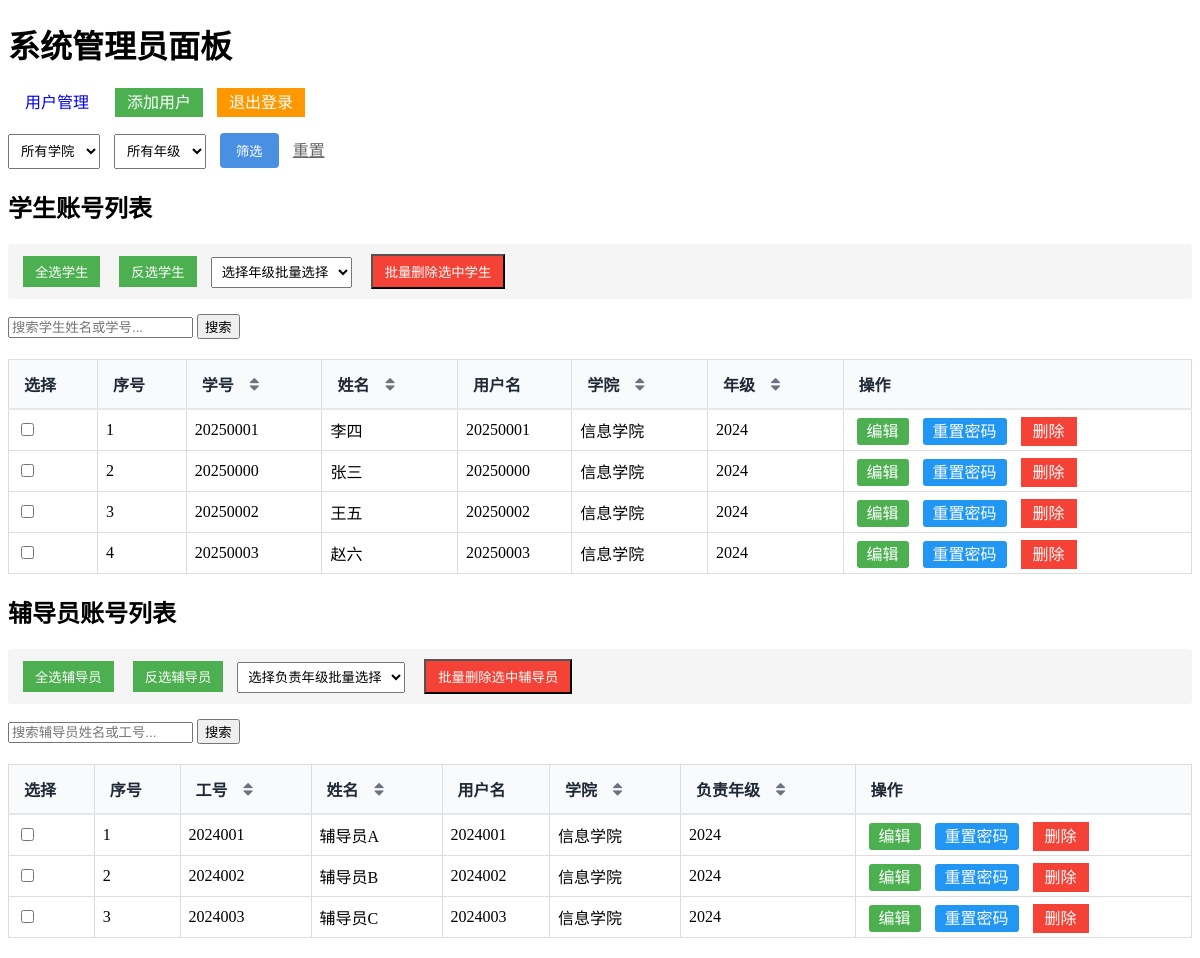
Before: /admins/ (signed in) with the older database file.
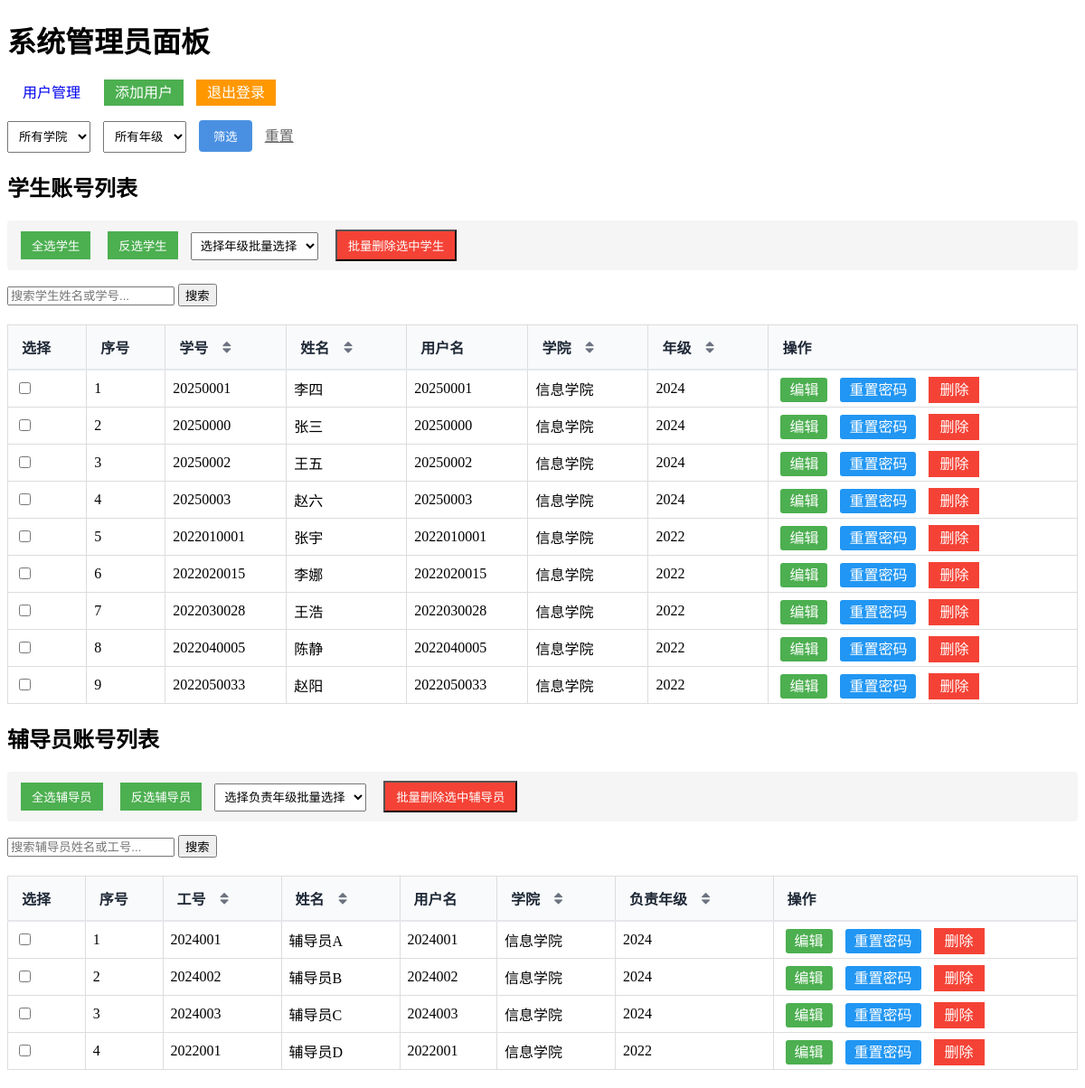
After: the same page with the newer database file.
### apps/students/models.py (models this page shows, shortened)
class StudentProfile(models.Model):
    user = models.OneToOneField(
        User,
        on_delete=models.CASCADE,
        null=True,
        related_name='profile'  # 反向关联名称
    )
    COLLEGE_CHOICES = [
        ('info', '信息学院'),
        ('other', '其他'),
    ]
    full_name = models.CharField("姓名", max_length=100, blank=True)
    student_id = models.CharField("学号", max_length=20, unique=True,
                                  validators=[RegexValidator(regex=r'^\d{8,20}$', message='学号必须是8-20位数字')])
    grade = models.CharField("年级", max_length=20, blank=True)
    college = models.CharField(
        "学院",
        max_length=100,
        blank=True,
        choices=COLLEGE_CHOICES,
        default='other'  # 默认值设为其他
    )
    department = models.CharField("系别", max_length=100, blank=True)
    major = models.CharField("专业", max_length=100, blank=True)
    enrollment_year = models.PositiveIntegerField("入学年份", null=True, blank=True, help_text="例如：2023")
    GENDER_CHOICES = [
        ('M', '男'),
        ('F', '女'),
        ('O', '其他'),
    ]
    gender = models.CharField("性别", max_length=1, choices=GENDER_CHOICES, blank=True)
    ethnicity = models.CharField("民族", max_length=50, blank=True)
    political_status = models.CharField("政治面貌", max_length=50, blank=True)
    id_card = models.CharField("身份证号", max_length=18, blank=True,
                               validators=[RegexValidator(regex=r'^\d{17}[\dXx]$', message='请输入有效的身份证号')])
    phone = models.CharField("手机号", max_length=11, blank=True, help_text="请输入11位手机号码")
    email = models.EmailField("邮箱", blank=True, help_text="请输入有效的邮箱地址")
    academic_comprehensive_score = models.DecimalField(
        "学业综合成绩",  # 辅导员可设置
        max_digits=5,
        decimal_places=1,
        null=True,
        blank=True
    )
    academic_expertise_score = models.DecimalField(
        "学术专长成绩",  # 来自学术类材料加分
        max_digits=5,
        decimal_places=1,
        default=0
    )
    comprehensive_performance_score = models.DecimalField(
        "综合表现成绩",  # 来自综合类材料加分
        max_digits=5,
        decimal_places=1,
        default=0
    )
    total_score = models.DecimalField(
        "总成绩",
        max_digits=5,
        decimal_places=1,
        null=True,
        blank=True
    )
    academic_comprehensive_ratio = models.DecimalField(
        "学业综合成绩权重",
        max_digits=3,
        decimal_places=2,
        default=0.6  # 60%
    )
    academic_expertise_ratio = models.DecimalField(
        "学术专长成绩权重",
        max_digits=3,
        decimal_places=2,
        default=0.2  # 20%
    )
    comprehensive_performance_ratio = models.DecimalField(
        "综合表现成绩权重",
        max_digits=3,
        decimal_places=2,
        default=0.2  # 20%
    )

### apps/counselors/models.py (models this page shows, shortened)
class CounselorProfile(models.Model):
    user = models.OneToOneField(
        User,
        on_delete=models.CASCADE,
        related_name='counselor_profile'
    )
    COLLEGE_CHOICES = [
        ('info', '信息学院'),
        ('other', '其他'),
    ]
    full_name = models.CharField("姓名", max_length=100)
    employee_id = models.CharField("工号", max_length=20, unique=True)
    college = models.CharField(
        "所属学院",
        max_length=100,
        blank=True,
        default="other",
        choices=COLLEGE_CHOICES,
    )
    grade = models.CharField("负责年级", max_length=20, blank=True, default="无")

### apps/admins/views.py (the view)
# urls.py: path('', views.admin_dashboard, name='admin_dashboard'),
@user_passes_test(is_superadmin, login_url='admin_login')
def admin_dashboard(request):
    filter_college = request.GET.get('college', '')
    filter_grade = request.GET.get('grade', '')
    student_search = request.GET.get('student_search', '').strip()
    counselor_search = request.GET.get('counselor_search', '').strip()
    sort_by = request.GET.get('sort', '')
    sort_dir = request.GET.get('dir', 'asc')
    students_query = StudentProfile.objects.select_related('user').all()
    if filter_college:
        students_query = students_query.filter(college=filter_college)
    if filter_grade:
        students_query = students_query.filter(grade=filter_grade)
    if student_search:
        students_query = students_query.filter(
            models.Q(full_name__icontains=student_search) |
            models.Q(student_id__icontains=student_search)
        )
    valid_student_sorts = ['student_id', 'full_name', 'college', 'grade']
    if sort_by in valid_student_sorts:
        if sort_dir == 'desc':
            students_query = students_query.order_by(f'-{sort_by}')
        else:
            students_query = students_query.order_by(sort_by)
    students = students_query
    counselors_query = CounselorProfile.objects.select_related('user').all()
    if filter_college:
        counselors_query = counselors_query.filter(college=filter_college)
    if filter_grade:
        counselors_query = counselors_query.filter(grade=filter_grade)
    if counselor_search:
        counselors_query = counselors_query.filter(
            models.Q(full_name__icontains=counselor_search) |
            models.Q(employee_id__icontains=counselor_search)
        )
    valid_counselor_sorts = ['employee_id', 'full_name', 'college', 'grade']
    if sort_by in valid_counselor_sorts:
        if sort_dir == 'desc':
            counselors_query = counselors_query.order_by(f'-{sort_by}')
        else:
            counselors_query = counselors_query.order_by(sort_by)
    counselors = counselors_query
    college_choices = UserEditForm().fields['college'].choices
    student_grades = set(StudentProfile.objects.values_list('grade', flat=True))
    counselor_grades = set(CounselorProfile.objects.values_list('grade', flat=True))
    all_grades = student_grades.union(counselor_grades)
    grade_choices = sorted([grade for grade in all_grades if grade])
    return render(request, 'admins/dashboard.html', {
        'students': students,
        'counselors': counselors,
        'college_choices': college_choices,
        'grade_choices': grade_choices,
        'current_college': filter_college,
        'current_grade': filter_grade,
        'student_search': student_search,
        'counselor_search': counselor_search,
        'current_sort': sort_by,  # 传递当前排序字段
        'sort_dir': sort_dir  # 传递当前排序方向
    })

### templates/admins/dashboard.html (shortened to what this page needs)
{% extends 'admins/base.html' %}
{% load static %}
{% block extra_css %}
    <link href="{% static 'CSS/admins/dashboard.css' %}" rel="stylesheet">
    <link rel="stylesheet" href="https://cdnjs.cloudflare.com/ajax/libs/font-awesome/4.7.0/css/font-awesome.min.css">
{% endblock %}
{% block content %}
    <div class="filter-form" style="margin: 20px 0;">
        <form method="get" action="{% url 'admin_dashboard' %}">
            <select name="college" style="padding: 8px; margin-right: 10px;">
                <option value="">所有学院</option>
            </select>
            <select name="grade" style="padding: 8px; margin-right: 10px;">
                <option value="">所有年级</option>
            </select>
            <button type="submit" style="padding: 8px 16px; background: #4a90e2; color: white; border: none; border-radius: 4px;">
                筛选
            </button>
            <a href="{% url 'admin_dashboard' %}" style="margin-left: 10px; color: #666;">重置</a>
        </form>
    </div>
    <h2>学生账号列表</h2>
    <div class="batch-operations">
        <button id="selectAllStudents" class="btn btn-select">全选学生</button>
        <button id="deselectAllStudents" class="btn btn-select">反选学生</button>
        <select id="selectStudentGrade" class="grade-select">
            <option value="">选择年级批量选择</option>
        </select>
        <button id="batchDeleteStudents" class="btn btn-delete" onclick="confirmBatchDelete('student')">批量删除选中学生</button>
    </div>
    <div class="search-container">
        <form method="get" class="search-form">
            <input type="text"
                   name="student_search"
                   placeholder="搜索学生姓名或学号..."
                   value="{{ student_search }}">
            <button type="submit" class="search-btn">搜索</button>
        </form>
    </div>
    <table class="user-table">
        <tr>
            <th>选择</th>
            <th>序号</th>
            <th>
                <div class="sort-control">
                    <span>学号</span>
                    <button type="button" class="sort-btn" onclick="window.location='?college={{ current_college }}&grade={{ current_grade }}&student_search={{ student_search }}&sort=student_id{% if current_sort == 'student_id' and sort_dir == 'asc' %}&dir=desc{% else %}&dir=asc{% endif %}'">
                        <i class="fa {% if current_sort != 'student_id' %}fa-sort{% elif sort_dir == 'asc' %}fa-sort-amount-asc{% else %}fa-sort-amount-desc{% endif %}"></i>
                    </button>
                </div>
            </th>
            <th>
                <div class="sort-control">
                    <span>姓名</span>
                    <button type="button" class="sort-btn" onclick="window.location='?college={{ current_college }}&grade={{ current_grade }}&student_search={{ student_search }}&sort=full_name{% if current_sort == 'full_name' and sort_dir == 'asc' %}&dir=desc{% else %}&dir=asc{% endif %}'">
                        <i class="fa {% if current_sort != 'full_name' %}fa-sort{% elif sort_dir == 'asc' %}fa-sort-amount-asc{% else %}fa-sort-amount-desc{% endif %}"></i>
                    </button>
                </div>
            </th>
            <th>用户名</th>
            <th>
                <div class="sort-control">
                    <span>学院</span>
                    <button type="button" class="sort-btn" onclick="window.location='?college={{ current_college }}&grade={{ current_grade }}&student_search={{ student_search }}&sort=college{% if current_sort == 'college' and sort_dir == 'asc' %}&dir=desc{% else %}&dir=asc{% endif %}'">
                        <i class="fa {% if current_sort != 'college' %}fa-sort{% elif sort_dir == 'asc' %}fa-sort-amount-asc{% else %}fa-sort-amount-desc{% endif %}"></i>
                    </button>
                </div>
            </th>
            <th>
                <div class="sort-control">
                    <span>年级</span>
                    <button type="button" class="sort-btn" onclick="window.location='?college={{ current_college }}&grade={{ current_grade }}&student_search={{ student_search }}&sort=grade{% if current_sort == 'grade' and sort_dir == 'asc' %}&dir=desc{% else %}&dir=asc{% endif %}'">
                        <i class="fa {% if current_sort != 'grade' %}fa-sort{% elif sort_dir == 'asc' %}fa-sort-numeric-asc{% else %}fa-sort-numeric-desc{% endif %}"></i>
                    </button>
                </div>
            </th>
            <th>操作</th>
        </tr>
        {% for student in students %}
        <tr>
            <td><input type="checkbox" class="student-checkbox" data-id="{{ student.user.id }}" data-grade="{{ student.grade }}"></td>
            <td>{{ forloop.counter }}</td>
            <td>{{ student.student_id }}</td>
            <td>{{ student.full_name }}</td>
            <td>{{ student.user.username }}</td>
            <td>{{ student.get_college_display }}</td>
            <td>{{ student.grade }}</td>
            <td>
                <a href="{% url 'edit_user' student.user.id %}" class="btn btn-edit">编辑</a>
                <a href="{% url 'reset_password' student.user.id %}" class="btn btn-reset"
                   onclick="return confirm('确定要重置密码吗？')">重置密码</a>
                <a href="{% url 'delete_user' student.user.id %}" class="btn btn-delete"
                   onclick="return confirm('确定要删除吗？')">删除</a>
            </td>
        </tr>
        {% empty %}
        <tr><td colspan="7">暂无学生数据</td></tr>
        {% endfor %}
    </table>
    <h2>辅导员账号列表</h2>
    <div class="batch-operations">
        <button id="selectAllCounselors" class="btn btn-select">全选辅导员</button>
        <button id="deselectAllCounselors" class="btn btn-select">反选辅导员</button>
        <select id="selectCounselorGrade" class="grade-select">
            <option value="">选择负责年级批量选择</option>
        </select>
        <button id="batchDeleteCounselors" class="btn btn-delete" onclick="confirmBatchDelete('counselor')">批量删除选中辅导员</button>
    </div>
    <div class="search-container">
        <form method="get" class="search-form">
            <input type="text"
                   name="counselor_search"
                   placeholder="搜索辅导员姓名或工号..."
                   value="{{ counselor_search }}">
            <button type="submit" class="search-btn">搜索</button>
        </form>
    </div>
    <table class="user-table">
        <tr>
            <th>选择</th>
            <th>序号</th>
            <th>
                <div class="sort-control">
                    <span>工号</span>
                    <button type="button" class="sort-btn" onclick="window.location='?college={{ current_college }}&grade={{ current_grade }}&counselor_search={{ counselor_search }}&sort=employee_id{% if current_sort == 'employee_id' and sort_dir == 'asc' %}&dir=desc{% else %}&dir=asc{% endif %}'">
                        <i class="fa {% if current_sort != 'employee_id' %}fa-sort{% elif sort_dir == 'asc' %}fa-sort-amount-asc{% else %}fa-sort-amount-desc{% endif %}"></i>
                    </button>
                </div>
            </th>
            <th>
                <div class="sort-control">
                    <span>姓名</span>
                    <button type="button" class="sort-btn" onclick="window.location='?college={{ current_college }}&grade={{ current_grade }}&counselor_search={{ counselor_search }}&sort=full_name{% if current_sort == 'full_name' and sort_dir == 'asc' %}&dir=desc{% else %}&dir=asc{% endif %}'">
                        <i class="fa {% if current_sort != 'full_name' %}fa-sort{% elif sort_dir == 'asc' %}fa-sort-amount-asc{% else %}fa-sort-amount-desc{% endif %}"></i>
                    </button>
                </div>
            </th>
            <th>用户名</th>
            <th>
                <div class="sort-control">
                    <span>学院</span>
                    <button type="button" class="sort-btn" onclick="window.location='?college={{ current_college }}&grade={{ current_grade }}&counselor_search={{ counselor_search }}&sort=college{% if current_sort == 'college' and sort_dir == 'asc' %}&dir=desc{% else %}&dir=asc{% endif %}'">
                        <i class="fa {% if current_sort != 'college' %}fa-sort{% elif sort_dir == 'asc' %}fa-sort-amount-asc{% else %}fa-sort-amount-desc{% endif %}"></i>
                    </button>
                </div>
            </th>
            <th>
                <div class="sort-control">
                    <span>负责年级</span>
                    <button type="button" class="sort-btn" onclick="window.location='?college={{ current_college }}&grade={{ current_grade }}&counselor_search={{ counselor_search }}&sort=grade{% if current_sort == 'grade' and sort_dir == 'asc' %}&dir=desc{% else %}&dir=asc{% endif %}'">
                        <i class="fa {% if current_sort != 'grade' %}fa-sort{% elif sort_dir == 'asc' %}fa-sort-numeric-asc{% else %}fa-sort-numeric-desc{% endif %}"></i>
                    </button>
                </div>
            </th>
            <th>操作</th>
        </tr>
        {% for counselor in counselors %}
        <tr>
            <td><input type="checkbox" class="counselor-checkbox" data-id="{{ counselor.user.id }}" data-grade="{{ counselor.grade }}"></td>
            <td>{{ forloop.counter }}</td>
            <td>{{ counselor.employee_id }}</td>
            <td>{{ counselor.full_name }}</td>
            <td>{{ counselor.user.username }}</td>
            <td>{{ counselor.get_college_display }}</td>
            <td>{{ counselor.grade }}</td>
            <td>
                <a href="{% url 'edit_user' counselor.user.id %}" class="btn btn-edit">编辑</a>
                <a href="{% url 'reset_password' counselor.user.id %}" class="btn btn-reset"
                   onclick="return confirm('确定要重置密码吗？')">重置密码</a>
                <a href="{% url 'delete_user' counselor.user.id %}" class="btn btn-delete"
                   onclick="return confirm('确定要删除吗？')">删除</a>
            </td>
        </tr>
        {% empty %}
        <tr><td colspan="7">暂无辅导员数据</td></tr>
        {% endfor %}
    </table>
{% endblock %}

Changed rows visible on the page:
added StudentProfile: student_id "2022010001", full_name "张宇", user.username "2022010001", college "信息学院", grade "2022"
added StudentProfile: student_id "2022020015", full_name "李娜", user.username "2022020015", college "信息学院", grade "2022"
added StudentProfile: student_id "2022030028", full_name "王浩", user.username "2022030028", college "信息学院", grade "2022"
added StudentProfile: student_id "2022040005", full_name "陈静", user.username "2022040005", college "信息学院", grade "2022"
added StudentProfile: student_id "2022050033", full_name "赵阳", user.username "2022050033", college "信息学院", grade "2022"
added CounselorProfile: employee_id "2022001", full_name "辅导员D", user.username "2022001", college "信息学院", grade "2022"
